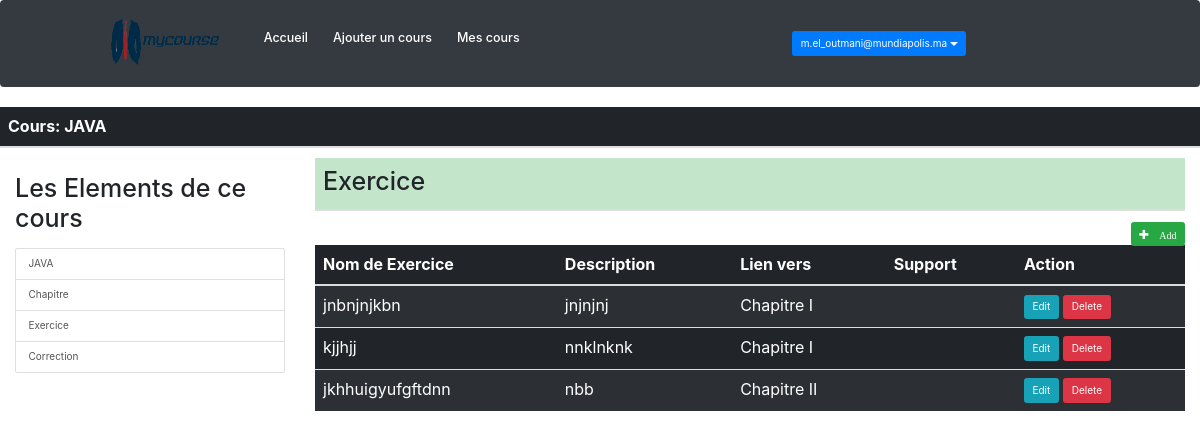
Page /CourseTeacher.php?listSelected=exercice&CoursSelected=70 (signed in) on the committed database.
### tables this page shows
CREATE TABLE `cours` (
  `idCours` int(11) NOT NULL,
  `nomCours` varchar(50) NOT NULL,
  `descriptionCours` varchar(2000) DEFAULT NULL,
  `volumeHoraire` int(11) DEFAULT NULL,
  `langueCours` varchar(50) NOT NULL,
  `dossierImage` varchar(100) DEFAULT NULL,
  `publier` tinyint(1) NOT NULL,
  `dateLancement` date DEFAULT NULL,
  `emailProfesseur` varchar(40) DEFAULT NULL,
  `idCategorie` int(11) DEFAULT NULL
);

CREATE TABLE `exercice` (
  `idExercice` int(11) NOT NULL,
  `nomExercice` varchar(40) NOT NULL,
  `descriptionExercice` varchar(200) DEFAULT NULL,
  `dossierExercice` varchar(100) NOT NULL,
  `typeSupportExercice` varchar(10) NOT NULL,
  `idChapitre` int(11) DEFAULT NULL
);

### process.php (called while the page is built, shortened)
<?php
  if(isset($_GET['listSelected'])){
    $listSelected = $_GET['listSelected'];
  }
?>

### MyFonctions.php (the view)
<?php function custom_echo($x, $length){
	if(strlen($x)<=$length){
		echo $x;
	}else{
		$y=substr($x,0,$length) . '...';
 		echo $y;
		}
}
?>

### CourseTeacher.php (shortened to what this page needs)
<?php
  include_once('link.php');
  include_once('header1.php');
  $CoursSelected = $_SESSION['CoursSelected'];
?>
<?php require_once 'process.php'; ?>
<div>
  <table class="table table-dark">
    <thead>
      <tr>
          <?php
            $sql = "SELECT nomCours FROM cours WHERE idCours = '$CoursSelected'";
            $result = mysqli_query($conn, $sql);
            $row = mysqli_fetch_array($result);
            $nomCours = $row['nomCours'];
          ?>
          <th scope="col">Cours: <?php echo $nomCours;?></th>
      </tr>
    </thead>
  </table>
</div>
<div class="col-lg-3">
  <h1 class="my-4">Les Elements de ce cours</h1>
  <div class="list-group">
    <a href="CourseTeacher.php?listSelected=cours&CoursSelected=<?php echo $CoursSelected;?>" class="list-group-item"><?php echo $nomCours;?></a>
    <a href="CourseTeacher.php?listSelected=chapitre&CoursSelected=<?php echo $CoursSelected;?>" class="list-group-item">Chapitre</a>
    <a href="CourseTeacher.php?listSelected=exercice&CoursSelected=<?php echo $CoursSelected;?>" class="list-group-item">Exercice</a>
    <a href="CourseTeacher.php?listSelected=correction&CoursSelected=<?php echo $CoursSelected;?>" class="list-group-item">Correction</a>
  </div>
</div>
<div class="col-lg-9">
  <div>
    <table class="table table-Success">
      <thead>
        <tr>
          <th scope="col"><h1><?php echo ucfirst($listSelected);?></h1></th>
        </tr>
      </thead>
    </table>
  </div>
  <div>
    <?php if ($listSelected == "cours"): ?>
      <?php include_once('cours2.php');?>
    <?php else: ?>
      <?php include_once('chapitre.php');?>
    <?php endif ?>
  </div>
</div>

### chapitre.php (shortened to what this page needs)
<?php
  require_once('MyFonctions.php');
            $typeSelected = ucfirst($listSelected);
            $courseItems = array(0 => "cours", 1 => "chapitre", 2 => "exercice", 3 => "correction");
  ?>
  <div class="float-xl-right">
    <a class="btn btn-success glyphicon glyphicon-plus" href="CourseTeacher.php?listSelected=<?php echo $listSelected;?>&CoursSelected=<?php echo $CoursSelected;?>&add=yes"> Add</a>
  </div>
  <div>
      <table class="table table-striped table-dark">
        <thead>
          <tr>
            <th scope="col">Nom de <?php echo $typeSelected;?></th>
            <th scope="col">Description</th>
            <th scope="col">Lien vers</th>
            <th scope="col">Support</th>
            <th scope="col">Action</th>
          </tr>
        </thead>
        <tbody>
          <?php
            if( $listSelected == $courseItems[1]){
              $sql = "SELECT * FROM ".$listSelected." WHERE idcours = ".$CoursSelected;
            }else if($listSelected == $courseItems[2]){
              $sql = "SELECT * FROM ".$listSelected." INNER JOIN ".$courseItems[1]." on (".$typeSelected.".id".$courseItems[1]." = ".$courseItems[1].".id".$courseItems[1].") where idCours = ".$CoursSelected;
            }else if ($listSelected == $courseItems[3]){
               $sql = "SELECT * FROM ".$listSelected." INNER JOIN ".$courseItems[2]." on (".$typeSelected.".id".$courseItems[2]." = ".$courseItems[2].".id".$courseItems[2].") INNER JOIN ".$courseItems[1]." on (".$courseItems[2].".id".$courseItems[1]." = ".$courseItems[1].".id".$courseItems[1].") where idCours = ".$CoursSelected;
            }
            $result = mysqli_query($conn, $sql);
            while ($row = $result->fetch_assoc()):
              $idP2 = $row['id'.$typeSelected];
              $dossierImage = $row['dossier'.$typeSelected];
          ?>
          <tr>
            <td><?php custom_echo($row['nom'.$typeSelected],30);?></td>
            <td><?php custom_echo($row['description'.$typeSelected],30);?></td>
            <?php
              if( $listSelected == $courseItems[1]){
                $sql2 = "SELECT nomCours FROM cours WHERE idCours = ".$CoursSelected;
                $rowNeed = "Cours";
              }else if($listSelected == $courseItems[2]){
                 $sql2 = "SELECT nomChapitre FROM chapitre WHERE idChapitre = (select idchapitre from exercice where idExercice = ".$row['id'.$typeSelected].");";
                 $rowNeed = "Chapitre";
              }else if ($listSelected == $courseItems[3]){
                 $sql2 = "SELECT nomExercice FROM exercice WHERE idExercice = (select idExercice from correction where idCorrection = ".$row['id'.$typeSelected].");";
                 $rowNeed = "Exercice";
              }
              $result2 = mysqli_query($conn, $sql2);
              while ($row = $result2->fetch_assoc()):
            ?>
            <td><?php custom_echo($row['nom'.$rowNeed],30);?></td>
            <?php endwhile; ?>
            <td><?php custom_echo($dossierImage,30);?></td>
            <td>
              <a class="btn btn-info" href="CourseTeacher.php?listSelected=<?php echo $listSelected;?>&CoursSelected=<?php echo $CoursSelected;?>&edit=<?php echo $idP2;?>" >Edit</a>
              <a class="btn btn-danger" href="CourseTeacher.php?listSelected=<?php echo $listSelected;?>&CoursSelected=<?php echo $CoursSelected;?>&delete=<?php echo $idP2;?>" >Delete</a>
            </td>
          </tr>
          <?php endwhile; ?>
        </tbody>
      </table>
    </div>

### rows in the picture
cours: nomCours "JAVA"
exercice: nomExercice "jnbnjnjkbn jnjnjnj", x "Chapitre I"
exercice: nomExercice "kjjhjj nnklnknk", x "Chapitre I"
exercice: nomExercice "jkhhuigyufgftdnn nbb", x "Chapitre II"

### other values in the picture
$_SESSION['emailUser'] "m.el_outmani@mundiapolis.ma"
$listSelected "Exercice"
$typeSelected "Exercice"
